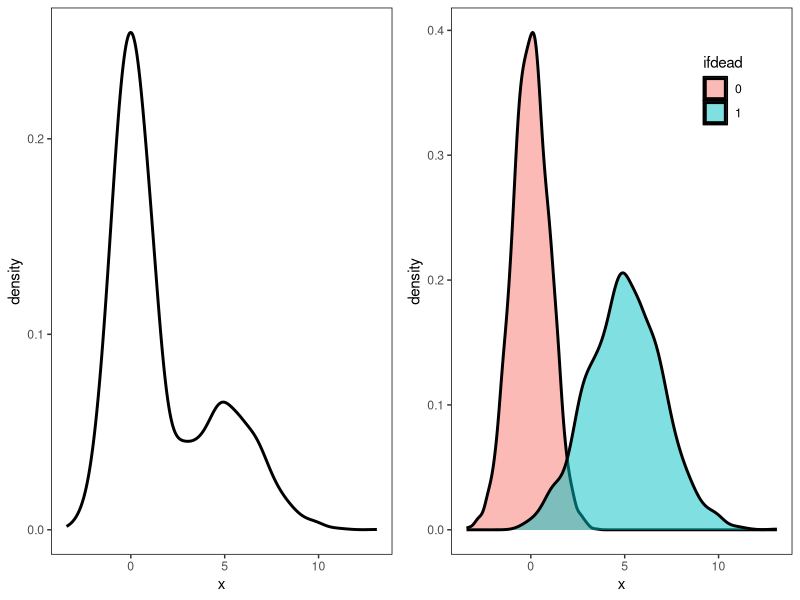
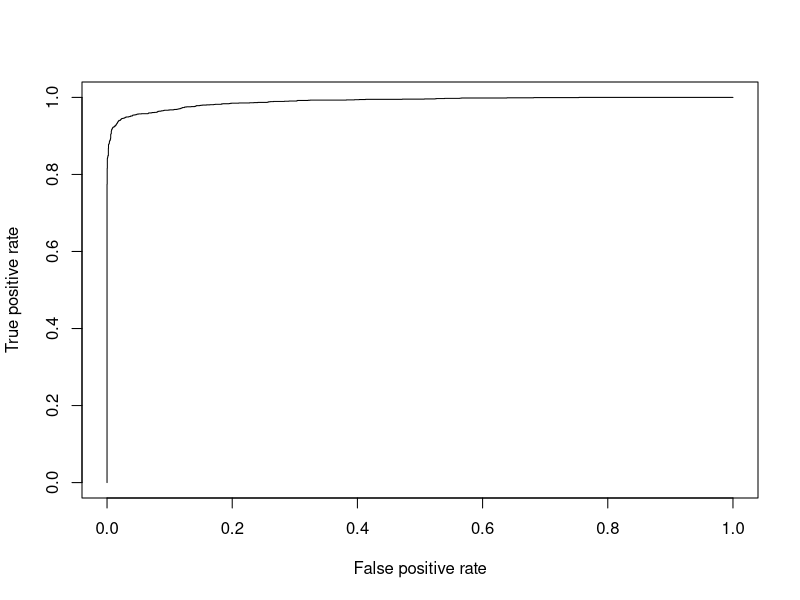
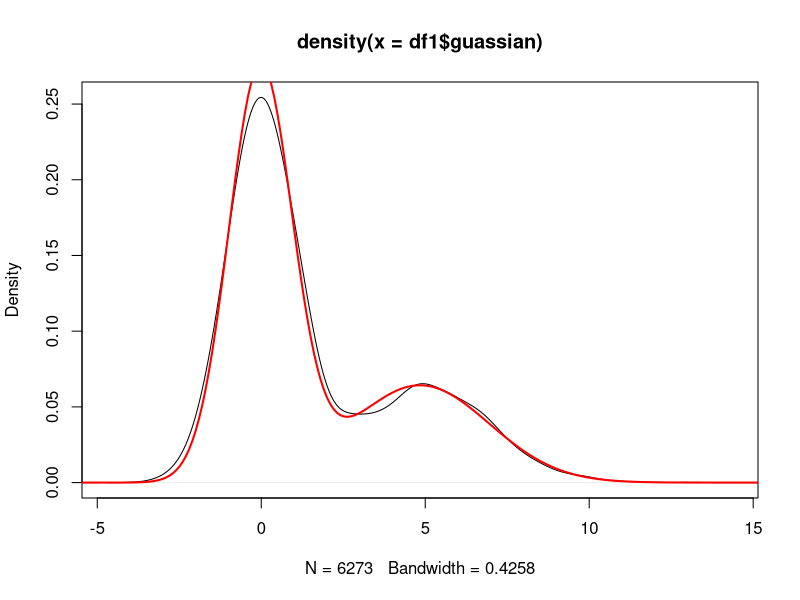
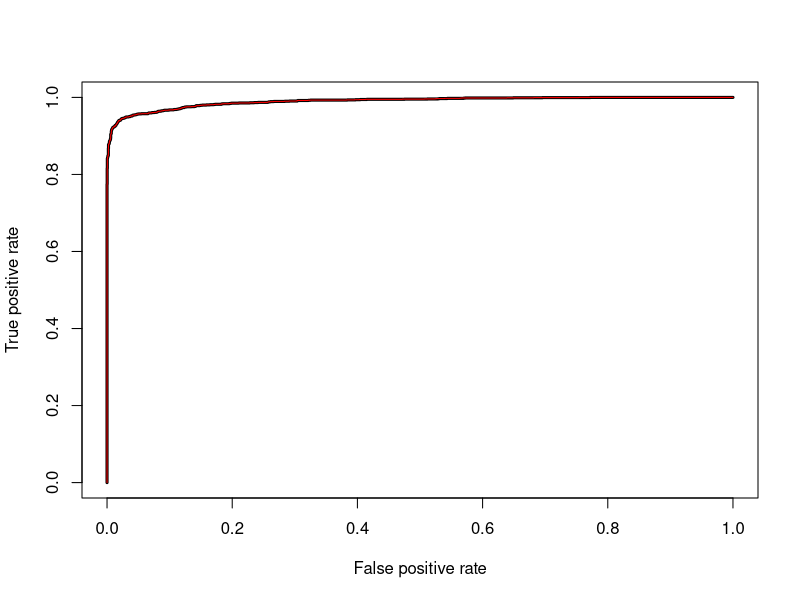

The R source for these figures, in order:
library(ggplot2)
library(ggpubr)
library(ROCR)

df <- read.csv('./mydata.csv')
death_list <- df$hospital_expire_flag
len <- length(death_list)
set.seed(13579) 

# Q4.1 --------------------------------------------------------------------


mu <- c(5,0)
sd <- c(2,1)

Gaussian_random <- vector()
norm1_list <- vector()
norm2_list <- vector()
alpha <- 0.6

for (i in c(1:len))
{
  if (death_list[i])
  {
    temp <- rnorm(n=1,mean=mu[1],sd=sd[1])
    Gaussian_random[i] <- temp
    norm1_list <- c(norm1_list,temp)
  }
  else
  {
    temp <- rnorm(n=1,mean=mu[2],sd=sd[2])
    Gaussian_random[i] <- temp
    norm2_list <- c(norm2_list,temp)
  }
}

df1 <- data.frame(guassian=Gaussian_random,ifdead=as.character(death_list))

pic1 <- ggplot(data = df1,mapping = aes(x = guassian))+
          geom_density(alpha=0.5,size=1)+labs(x="x")+
          theme(panel.grid=element_blank(), panel.background=element_rect(fill='transparent', color='black'),legend.position = c(0.15,0.85))

pic2 <- ggplot(data = df1,mapping = aes(x = guassian,fill = ifdead))+
          geom_density(alpha=0.5,size=1)+labs(x="x")+
          theme(panel.grid=element_blank(), panel.background=element_rect(fill='transparent', color='black'),legend.position = c(0.8,0.85))


ggarrange(pic1,pic2,ncol = 2)



# Q4.2 --------------------------------------------------------------------
f0 <- dnorm(Gaussian_random,mean=mu[2],sd=sd[2])
f1 <- dnorm(Gaussian_random,mean=mu[1],sd=sd[1])
f <- f1 / (f0 + f1)

# type1_error <- 0.05
# z_score <- qnorm((1 - type1_error / 2),mean=mu[2],sd=sd[2])
# quantile <- (z_score - ((mu[1] - mu[2]) * sqrt(len - sum(death_list)) / sd[2]))
# type2_error <- pnorm(quantile)

error_1 <- 0
error_2 <- 0
for (i in c(1:len))
{
  if (death_list[i])
  {
    if (f[i] < 0.5)
      error_2 <- error_2 + 1
  }
  else
  {
    if (f[i] >= 0.5)
      error_1 <- error_1 + 1
  }
}

# type1_error = 0.02275393
type1_error <- error_1 / (len - sum(death_list))
# type2_error = 0.05572139
type2_error <- error_2 / sum(death_list)

pred <- ifelse(f >= 0.5, "P", "N")
df2 <- data.frame(ifdead=death_list, pred=pred, f=f)

tab <- xtabs(~ifdead+pred,data = df2)

#       pred
# ifdead    N    P
#      0 4166   97
#      1  112 1898

TP <- tab[2,2]
FP <- tab[1,2]
TN <- tab[1,1]
FN <- tab[2,1]
precision <- TP / (TP + FP)
recall <- TP / (TP +FN)
# F1 = 0.9478152
F1 <- 2 * precision * recall / (precision + recall)


pred1 <- prediction(predictions = df2$f,labels = df2$ifdead,label.ordering = c(0,1))
# AUC = 0.9896805
auc <- performance(pred1, "auc")@y.values[[1]]
pref <-  performance(pred1,"tpr","fpr")
plot(pref)


# Q4.3 --------------------------------------------------------------------

mu_eva <- c(4, 3)
sd_eva <- c(2, 1)
lambda_eva <- 0.1
gamma1_eva <- vector()
gamma2_eva <- vector()
err <- 1000000

while(err > 0.05)
{
  for (i in c(1:len))
  {
    temp_1 <- lambda_eva * dnorm(Gaussian_random[i], mean=mu_eva[1], sd=sd_eva[1])
    temp_2 <- (1 - lambda_eva) * dnorm(Gaussian_random[i], mean=mu_eva[2], sd=sd_eva[2])
    gamma1_eva[i] <- temp_1 / (temp_1 + temp_2)
    gamma2_eva[i] <- 1 - gamma1_eva[i]
  }
  n_1 <- sum(gamma1_eva) + 0.001
  n_2 <- sum(gamma2_eva) + 0.001
  lambda_before <- lambda_eva
  lambda_eva <- round((n_1 / len), 2)
  mu_before <- mu_eva
  sd_before <- sd_eva
  
  mu_eva[1] <- sum(gamma1_eva * Gaussian_random) / n_1
  mu_eva[2] <- sum(gamma2_eva * Gaussian_random) / n_2
  sd_eva[1] <- sqrt(sum(gamma1_eva * (Gaussian_random - mu_eva[1]) ^ 2) / n_1)
  sd_eva[2] <- sqrt(sum(gamma2_eva * (Gaussian_random - mu_eva[2]) ^ 2) / n_2)
  err <- sum(abs(mu_eva - mu_before)) + sum(abs(sd_eva - sd_before))
}
mu_eva
sd_eva
lambda_eva

x <- seq(-20,20,0.1)
re <- lambda_eva*dnorm(x,mu_eva[1],sd_eva[1]) + (1-lambda_eva)*dnorm(x,mu_eva[2],sd_eva[2])
plot(density(df1$guassian))
lines(x,re,col="red",lwd=2)

# lambda = 0.32  lambda_eva = 0.34
# mu = c(5,0)    mu_eva = c(4.8399788 -0.0249322)
# sd = c(2,1)    sd_eva = c(2.1099803 0.9673895)
f0_ <- dnorm(Gaussian_random,mean=mu_eva[2],sd=sd_eva[2])
f1_ <- dnorm(Gaussian_random,mean=mu_eva[1],sd=sd_eva[1])
f_ <- f1_ / (f0_ + f1_)
pred_ <- ifelse(f_ >= 0.5, "P", "N")
df3 <- data.frame(ifdead=death_list, pred=pred_, f=f_)

tab_ <- xtabs(~ifdead+pred_,data = df3)
#       pred_
# ifdead    N    P
#      0 4128  135
#      1  102 1908
pred2 <- prediction(predictions = f_,labels = df3$ifdead)
auc_ <- performance(pred2, "auc")@y.values[[1]]
pref_ <-  performance(pred2,"tpr","fpr")
plot(pref_,lwd=3)
lines(pref@x.values[[1]],pref@y.values[[1]],col="red")
